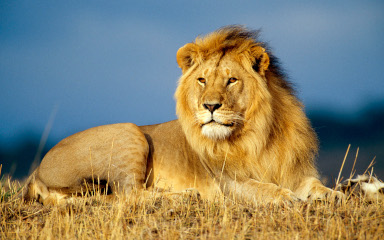
#> input picture Image Processing Exercises/lion.jpg, 384 x 240 px
$ python 'Dilation and erosion.py'
#> lines starting #> are read from the running program, lines starting #| are printed output that depends on the picture; after the words box and inside, x2 and y2 are one past the last pixel; in counts of white or black regions, pixels touching at a corner belong together
import cv2 as cv
import numpy as np
import time
image = cv.imread("lion.jpg",0)
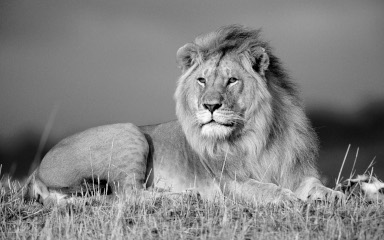
#> image: shape (240, 384); min 0, max 253, mean 129.9
#thresholded = np.zeros((image.shape[0],image.shape[1]),np.uint8)

#Make an output array
dilatedImg = np.zeros((image.shape[0],image.shape[1]),np.uint8)
erodedImg = np.zeros((image.shape[0],image.shape[1]),np.uint8)

#Threshold image
ret,thresh1 = cv.threshold(image,150,255,cv.THRESH_BINARY)
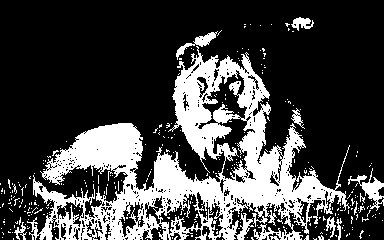
#> thresh1: shape (240, 384); 26.2% white; 312 white regions (301 under 20 px), largest, box (x1, y1, x2, y2) and area: (27, 46, 350, 240) 21951, (348, 168, 384, 211) 442, (176, 31, 218, 60) 282

#StructureElement
SE = np.ones((3,3))

kernelFactor = np.sum(SE)
kernelRadius = int((SE.shape[0] - 1) / 2)

threshHeight = int(thresh1.shape[0] - (kernelRadius*2))
#> threshHeight = 238
threshWidth = int(thresh1.shape[1] - (kernelRadius*2))
#> threshWidth = 382
temp = 0
start = time.time()
#Hit/dilation
for y in range(threshHeight):
    for x in range(threshWidth):
        for i in range(SE.shape[0]):
            for j in range(SE.shape[1]):
                if thresh1[y+i,x+j] == 255:
                    dilatedImg[y+1,x+1] = 255
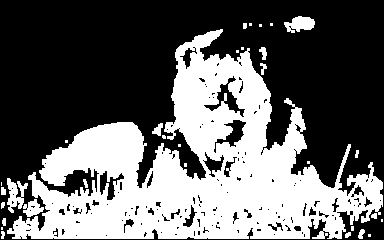
#> dilatedImg: shape (240, 384); 39.2% white; 32 white regions (15 under 20 px), largest, box (x1, y1, x2, y2) and area: (7, 29, 383, 239) 34579, (7, 178, 28, 213) 378, (284, 16, 315, 33) 342
end = time.time()

#Fit/eroded - skal fikses
for y in range(threshHeight):
    for x in range(threshWidth):
        for i in range(SE.shape[0]):
            for j in range(SE.shape[1]):
                if thresh1[y+i,x+j] == 255:
                    temp = temp + 1
                if temp == kernelFactor:
                    erodedImg[y+1,x+1] = 255
        temp = 0
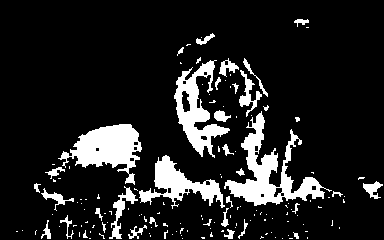
#> erodedImg: shape (240, 384); 13.2% white; 144 white regions (109 under 20 px), largest, box (x1, y1, x2, y2) and area: (224, 111, 332, 206) 3002, (58, 124, 142, 185) 2445, (174, 60, 230, 158) 2032


print(end-start)
cv.imshow("Original",image)
cv.imshow("Tresholded",thresh1)
cv.imshow("Dilated",dilatedImg)
cv.imshow("Eroded",erodedImg)
cv.waitKey(0)
